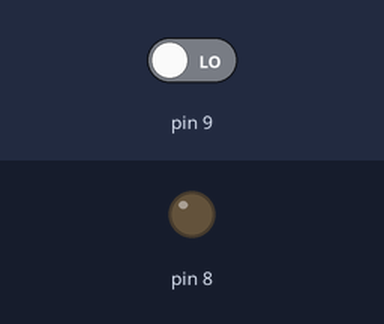
A sketch run on a simulated Arduino Uno, built with avr-gcc and run on an emulated ATmega328P. Parts: output pins drawn as LEDs (lit = HIGH). The test bench sets the inputs (shaded band); at power-on: pin 9 LOW.

Above: at 12.8 s.
12.9 s: pin 9 driven HIGH
At 21.2 s:
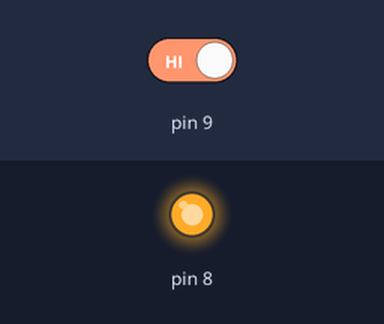
24.8 s: pin 9 driven LOW
At 28.5 s:
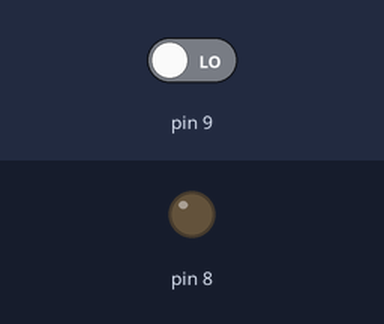
Timing chart, 0 to 30.0 s (numbered marks = the images above; inputs shaded):
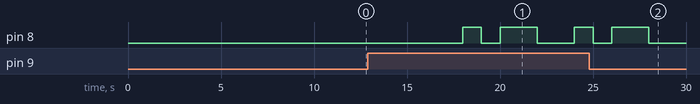

The sketch:

Assn9_Hello_World.ino
```cpp
int value = 0;

void setup()
{
  // put your setup code here, to run once:
  pinMode(8, OUTPUT);
  pinMode(9,INPUT);
}

void loop()
{
  value = digitalRead(9);

  digitalWrite(8,value);
  delay(1000);
  digitalWrite(8,LOW);
  delay(1000);

  digitalWrite(8,value);
  delay(2000);
  digitalWrite(8,LOW);
  delay(2000);
}
```

Measured:
- after the input at 12.9 s, pin 8: goes HIGH 1.0 s, LOW 1.0 s, HIGH 2.0 s, LOW 2.0 s, then HIGH, starting after 5.1 s
- after the input at 24.8 s, pin 8: goes on until 28.0 s, then stays LOW
